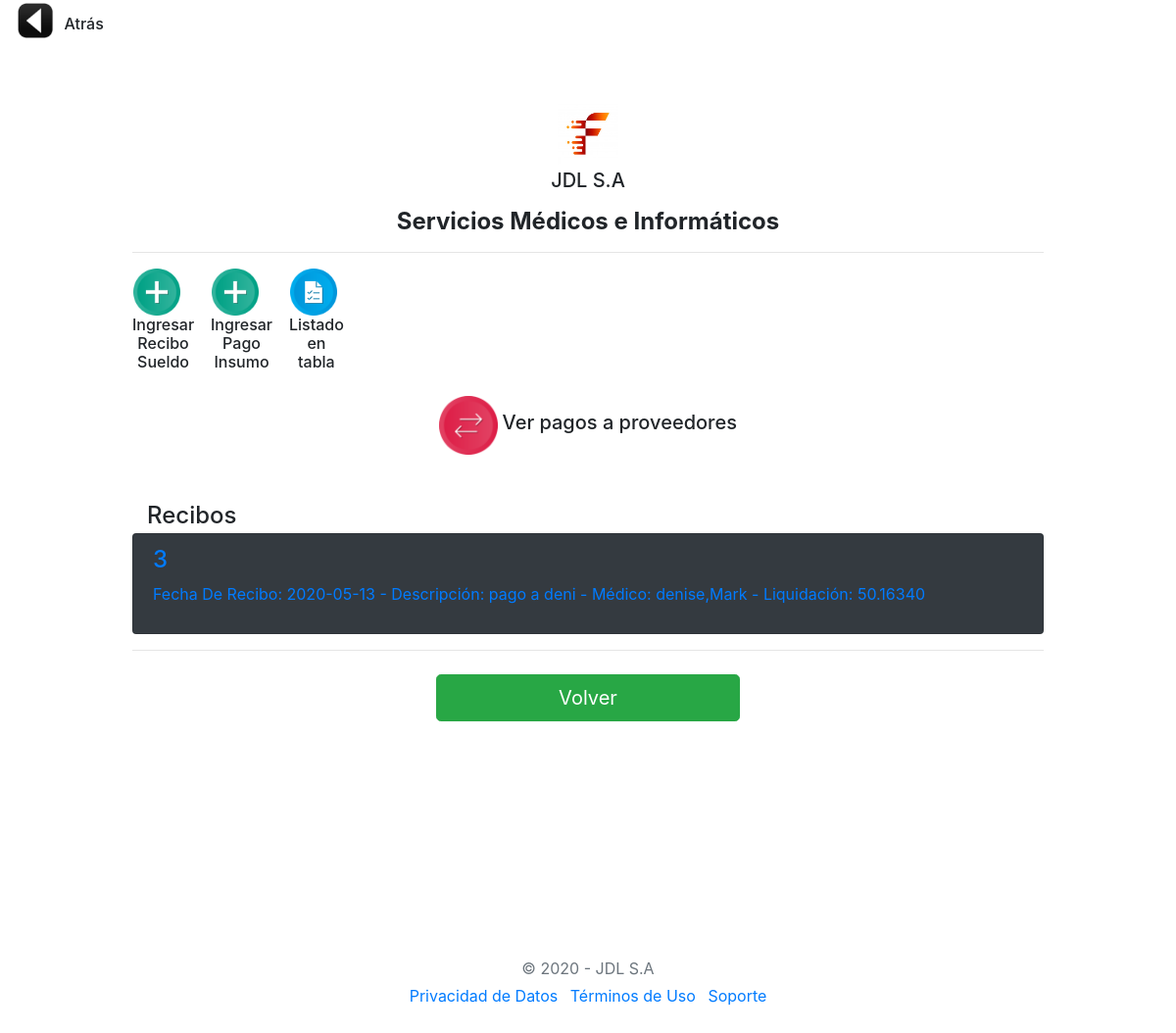
Before: /admin/index.php with the older database file.
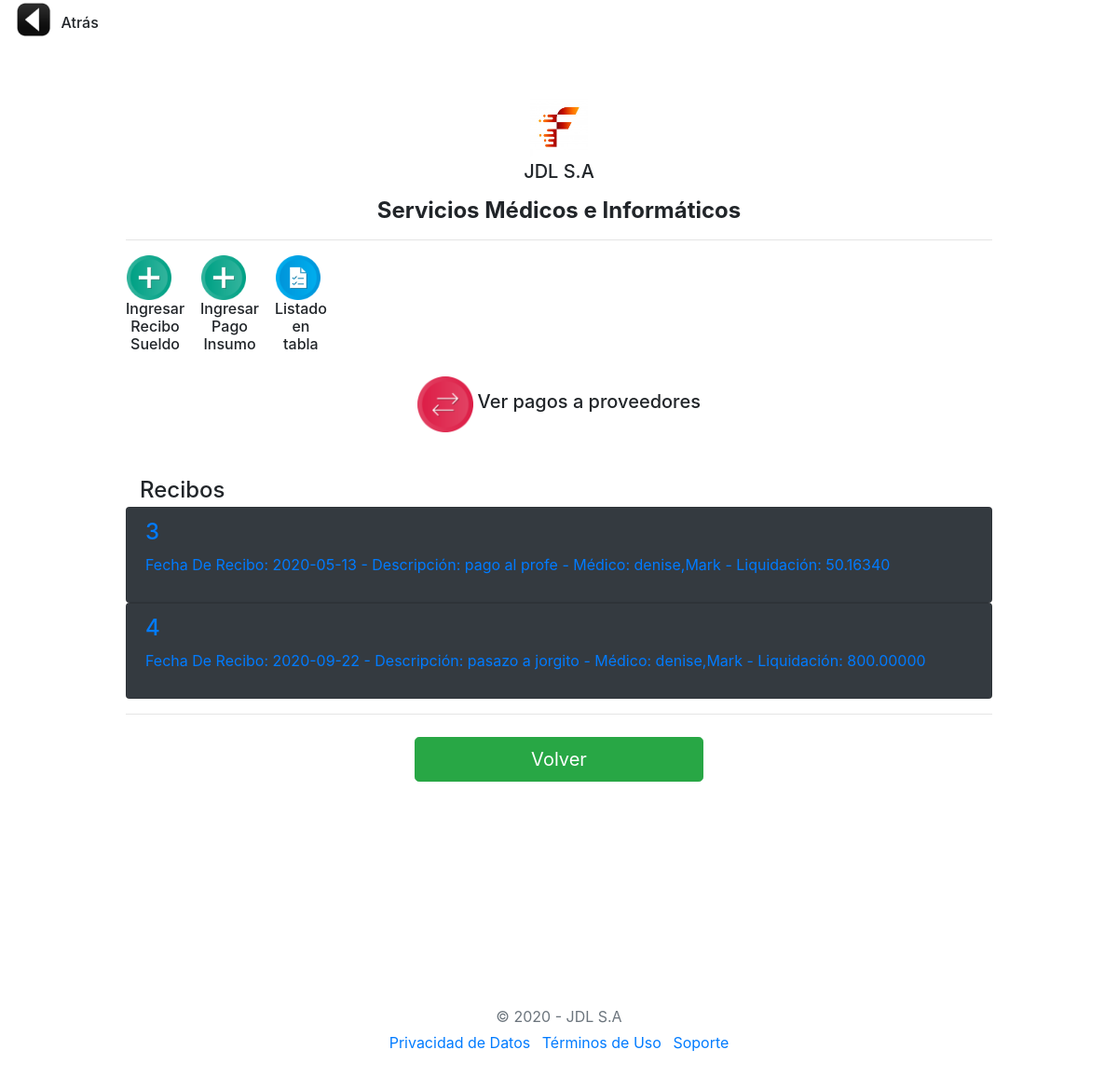
After: the same page with the newer database file.
### tables this page shows
CREATE TABLE `recibos` (
  `id_recibo` int(8) NOT NULL,
  `fecha_recibo` date DEFAULT NULL,
  `descripcion_recibo` varchar(50) DEFAULT NULL,
  `clinico_recibo` varchar(50) DEFAULT NULL,
  `liqui_recibo` decimal(13,5) DEFAULT NULL
);

### admin/index.php (the view, shortened to what this page needs)
<!doctype html>
<html>
  <head>
	 <link rel="stylesheet" href="https://stackpath.bootstrapcdn.com/bootstrap/4.5.0/css/bootstrap.min.css">
  </head>
    <link href="form-validation.css" rel="stylesheet">
  </head>
  <body background="../img/admin.jpg" style="background-size:cover";>
  <div class="col-md"><h2>
		<img border="0" src="../img/atras.png" width="42" height="42" title="Volver al menú"
		onclick=location.href='../panel/'; onKeyPress=location.href='../panel/'; style='cursor:pointer';/>
    <label for="boton_atras"><h6>Atrás</h6></label>
	</h2></div>
    <div class="container">
  <div class="py-5 text-center">
  <div class="col-md"><img class="d-block mx-auto mb-1" src="../img/jdlsa2.png" alt="" width="62" height="62"></div>
  <div class="col-md"><h5>JDL S.A</h5></div>
  <p class="lead"><h4><strong>Servicios Médicos e Informáticos</strong></h4></p>
  <hr>
  <div class="row">
    <div class="col-sm-1"><h2>
		<img border="0" src="../img/add.png" width="48" height="48" title="Ingresar Recibo De Sueldo"
		onclick=location.href='admin.php'; onKeyPress=location.href='admin.php'; style='cursor:pointer';>
    <label for="descripcion_recibo"><h6>Ingresar Recibo Sueldo</h6></label>
	</h2></div>
    <div class="col-sm-1"><h2>
		<img border="0" src="../img/add.png" width="48" height="48" title="Ingresar Pago De Insumo"
		onclick=location.href='admin2.php'; onKeyPress=location.href='admin2.php';
		style='cursor:pointer';>
    <label for="descripcion_pago"><h6>Ingresar Pago Insumo</h6></label>
	</h2></div>
	<div class="col-sm-1"><h2>
		<img border="0" src="../img/check.png" width="48" height="48" title="Listado"
		onclick=location.href='listado.php'; onKeyPress=location.href='listado.php';
		style='cursor:pointer';>
    <label for="descripcion_recibo"><h6>Listado en tabla</h6></label>
	</h2></div>
    <div class="col-sm-2"><h2></h2></div>
</div>
    <div class="col-sm-12 order-md-1">
    <img border="0" src="../img/arrow.png" width="60" height="60" title="Ver pagos a proveedores"
		onclick=location.href='index2.php'; onKeyPress=location.href='index2.php';
		style='cursor:pointer';>
    <label for="pago_proveedores"><h5>Ver pagos a proveedores</h5></label>
	</div>
  </div>
    <div class="col-md-12 order-md-1">
      <h4 class="mb-1">Recibos</h4>
	</div>
<?php
   require "../conexion.php";
    $sql = "SELECT * from recibos order by id_recibo";
	$query = $mysqli->query($sql);
	while($resultado = $query->fetch_assoc()) {
        $recibos[] = $resultado;
    }
?>
        <div class="list-group">
			<?php
				$long = count($recibos);
				for($i=0; $i< $long; $i++){
				?>
		<div class="list-group">
				<a 	<?php echo "href=modifica.php?id_recibo=".$recibos[$i]['id_recibo'];?>
						 class="list-group-item bg-dark">
				<h4 class="list-group-item-heading"> <?php echo $recibos[$i]['id_recibo'] ."";?> </h4>
				<p class="list-group-item-text"><?php 	echo "Fecha De Recibo: " . $recibos[$i]['fecha_recibo'] ." - Descripción: ";
                            echo $recibos[$i]['descripcion_recibo'] ." - Médico: ";
                            echo $recibos[$i]['clinico_recibo'] ." - Liquidación: ";
                            echo $recibos[$i]['liqui_recibo'] ."";
														?></p>
				</a>	</div>
	<?php  } ?>
        <a href="../panel/">	 <hr class="mb-4">
        <DIV ALIGN=center>
        <button class="btn btn-success btn-lg btn-block col-sm-4" type="submit">Volver</button></div>
  <footer class="my-5 pt-5 text-muted text-center text-small"></a>
    </div>
  </div>
  <footer class="my-5 pt-5 text-muted text-center text-small">
    <p class="mb-1">&copy; 2020 - JDL S.A</p>
   <ul class="list-inline">
      <li class="list-inline-item"><a href="#">Privacidad de Datos</a></li>
      <li class="list-inline-item"><a href="#">Términos de Uso</a></li>
      <li class="list-inline-item"><a href="#">Soporte</a></li>
    </ul>
  </footer>
</body>
</html>

Changed rows visible on the page:
changed recibos id 3: descripcion_recibo "pago a deni" → "pago al profe"
added recibos: id_recibo "4", fecha_recibo "2020-09-22", descripcion_recibo "pasazo a jorgito", clinico_recibo "denise,Mark", liqui_recibo "800.00000"
